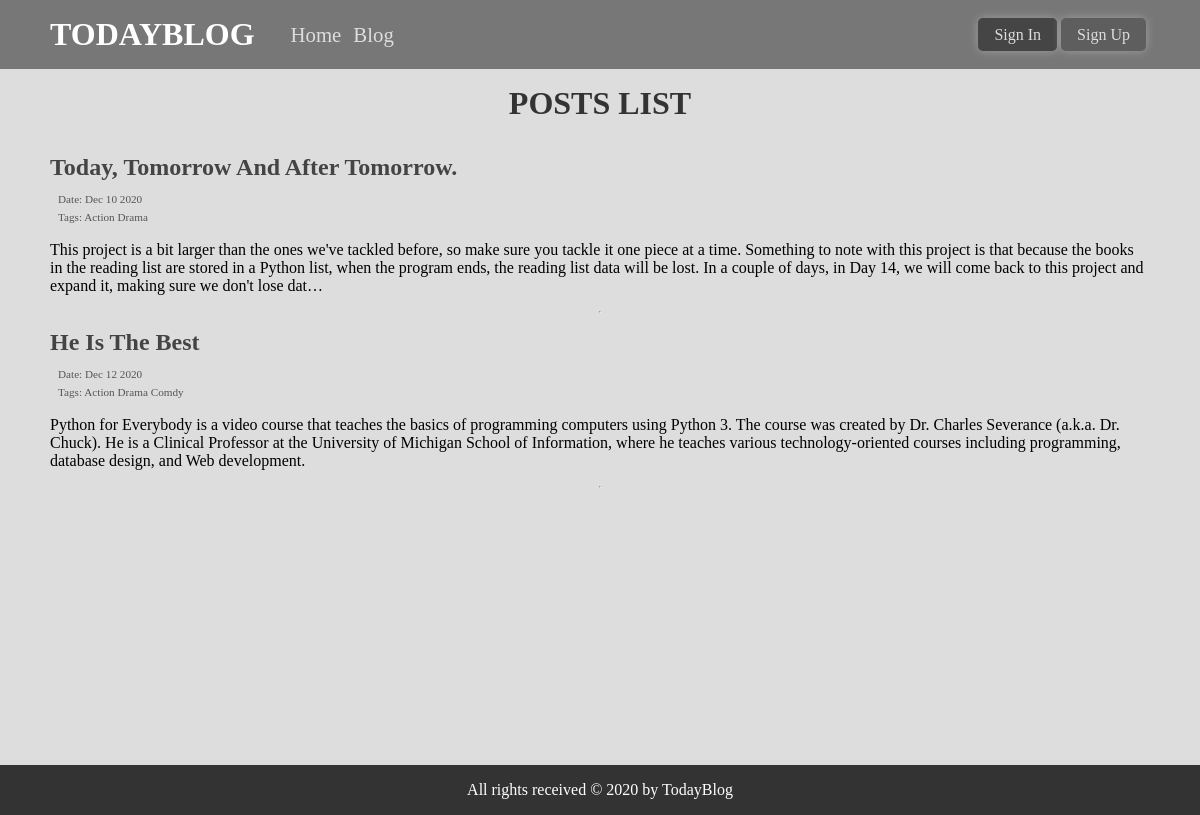
Screenshot of /blog/ with the database file from the repository.
### blogApp/models.py (models this page shows, shortened)
class Post(models.Model):
    title = models.CharField(verbose_name='title' , max_length=50)
    body = models.TextField(verbose_name='body')
    created_on = models.DateTimeField(verbose_name='created on' , auto_now_add=True)
    last_modified = models.DateTimeField(verbose_name='last modified' , auto_now=True)
    categories = models.ManyToManyField(Category, verbose_name=("categories"), related_name='posts')
    def get_absolute_url(self):
        return reverse("blogApp:post_detail", kwargs={"pk": self.pk})

class Category(models.Model):
    name = models.CharField(verbose_name='gategory', max_length=20)
    def __str__(self):
        return self.name

### blogApp/views.py (the view)
# urls.py: path('', PostView.as_view(), name = 'post_list'),
class PostView(ListView):
    model = Post

### templates/blogApp/post_list.html (shortened to what this page needs)
{% extends 'base.html' %}
{% block content %}
    <h2 class="heading-2" >Posts List</h2>
    {% for post in object_list %}
        <div class="post-box">
            <h3><a href="{{post.get_absolute_url}}">{{post.title|title}}</a></h3>
            <small class='post-date'>Date: {{post.created_on|date:'M j Y'}}</small>
            <br>
            <small class='post-categories'>Tags: {{post.categories.all|join:"&nbsp;"}}</small>
            <p>{{post.body|truncatechars:'400'}}</p>
        </div>
        <hr>
    {% endfor %}
{% endblock content %}

### static/css/style.css (style rules this page uses)
* { margin: 0; padding: 0; box-sizing: border-box; font-family: 'cascadia code'; }
body { background-color: #ddd; }
h2.heading-2 { padding: 1rem 0; font-size: 2rem; text-transform: uppercase; color: #333; }
.post-box { padding: 1rem 0; }
.post-box h3 { padding-bottom: 0.5rem; }
.post-box h3 a { text-decoration: none; color: #444; font-size: 1.5rem; }
.post-box small { padding-left: 0.5rem; color: #555; font-size: 0.7rem; }
.post-box p { padding-top: 1rem; }
h2 { padding: 1rem 0; font-size: 2rem; color: #555; }

### rows the page displays
Post: title "Today, Tomorrow And After Tomorrow.", created_on "Dec 10 2020", categories.all "Action Drama", body "This project is a bit larger than the ones we've tackled before, so make sure you tackle it one piece at a time. Something to note with this project is that because the books in the reading list are stored in a Python list, when the program ends, the reading list data will be lost. In a couple of days, in Day 14, we will come back to this project and expand it, making sure we don't lose dat…"
Post: title "He Is The Best", created_on "Dec 12 2020", categories.all "Action Drama Comdy", body "Python for Everybody is a video course that teaches the basics of programming computers using Python 3. The course was created by Dr. Charles Severance (a.k.a. Dr. Chuck). He is a Clinical Professor at the University of Michigan School of Information, where he teaches various technology-oriented courses including programming, database design, and Web development."
